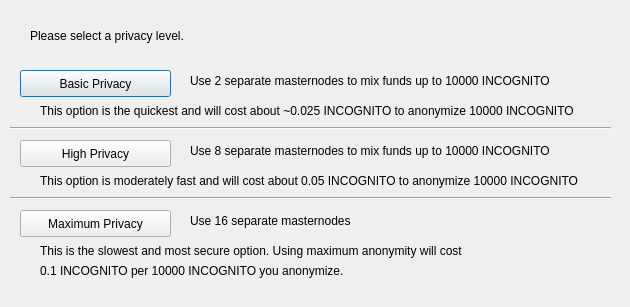
<?xml version="1.0" encoding="UTF-8"?>
<ui version="4.0">
 <class>DarksendConfig</class>
 <widget class="QDialog" name="DarksendConfig">
  <property name="geometry">
   <rect>
    <x>0</x>
    <y>0</y>
    <width>630</width>
    <height>307</height>
   </rect>
  </property>
  <property name="windowTitle">
   <string>Configure Darksend</string>
  </property>
  <widget class="QPushButton" name="buttonBasic">
   <property name="geometry">
    <rect>
     <x>20</x>
     <y>70</y>
     <width>151</width>
     <height>27</height>
    </rect>
   </property>
   <property name="text">
    <string>Basic Privacy</string>
   </property>
  </widget>
  <widget class="QPushButton" name="buttonHigh">
   <property name="geometry">
    <rect>
     <x>20</x>
     <y>140</y>
     <width>151</width>
     <height>27</height>
    </rect>
   </property>
   <property name="text">
    <string>High Privacy</string>
   </property>
  </widget>
  <widget class="QPushButton" name="buttonMax">
   <property name="geometry">
    <rect>
     <x>20</x>
     <y>210</y>
     <width>151</width>
     <height>27</height>
    </rect>
   </property>
   <property name="text">
    <string>Maximum Privacy</string>
   </property>
  </widget>
  <widget class="QLabel" name="label">
   <property name="geometry">
    <rect>
     <x>30</x>
     <y>20</y>
     <width>571</width>
     <height>31</height>
    </rect>
   </property>
   <property name="text">
    <string>Please select a privacy level.</string>
   </property>
  </widget>
  <widget class="QLabel" name="label_2">
   <property name="geometry">
    <rect>
     <x>190</x>
     <y>70</y>
     <width>421</width>
     <height>21</height>
    </rect>
   </property>
   <property name="text">
    <string>Use 2 separate masternodes to mix funds up to 10000 INCOGNITO</string>
   </property>
  </widget>
  <widget class="QLabel" name="label_3">
   <property name="geometry">
    <rect>
     <x>190</x>
     <y>140</y>
     <width>411</width>
     <height>21</height>
    </rect>
   </property>
   <property name="text">
    <string>Use 8 separate masternodes to mix funds up to 10000 INCOGNITO</string>
   </property>
  </widget>
  <widget class="QLabel" name="label_4">
   <property name="geometry">
    <rect>
     <x>190</x>
     <y>210</y>
     <width>421</width>
     <height>21</height>
    </rect>
   </property>
   <property name="text">
    <string>Use 16 separate masternodes</string>
   </property>
  </widget>
  <widget class="QLabel" name="label_6">
   <property name="geometry">
    <rect>
     <x>40</x>
     <y>100</y>
     <width>561</width>
     <height>21</height>
    </rect>
   </property>
   <property name="text">
    <string>This option is the quickest and will cost about ~0.025 INCOGNITO to anonymize 10000 INCOGNITO</string>
   </property>
  </widget>
  <widget class="QLabel" name="label_7">
   <property name="geometry">
    <rect>
     <x>40</x>
     <y>170</y>
     <width>561</width>
     <height>21</height>
    </rect>
   </property>
   <property name="text">
    <string>This option is moderately fast and will cost about 0.05 INCOGNITO to anonymize 10000 INCOGNITO</string>
   </property>
  </widget>
  <widget class="QLabel" name="label_8">
   <property name="geometry">
    <rect>
     <x>40</x>
     <y>240</y>
     <width>561</width>
     <height>21</height>
    </rect>
   </property>
   <property name="text">
    <string>This is the slowest and most secure option. Using maximum anonymity will cost</string>
   </property>
  </widget>
  <widget class="QLabel" name="label_9">
   <property name="geometry">
    <rect>
     <x>40</x>
     <y>260</y>
     <width>561</width>
     <height>21</height>
    </rect>
   </property>
   <property name="text">
    <string>0.1 INCOGNITO per 10000 INCOGNITO you anonymize.</string>
   </property>
  </widget>
  <widget class="Line" name="line">
   <property name="geometry">
    <rect>
     <x>10</x>
     <y>120</y>
     <width>601</width>
     <height>16</height>
    </rect>
   </property>
   <property name="orientation">
    <enum>Qt::Horizontal</enum>
   </property>
  </widget>
  <widget class="Line" name="line_2">
   <property name="geometry">
    <rect>
     <x>10</x>
     <y>190</y>
     <width>601</width>
     <height>16</height>
    </rect>
   </property>
   <property name="orientation">
    <enum>Qt::Horizontal</enum>
   </property>
  </widget>
 </widget>
 <resources/>
 <connections/>
</ui>
